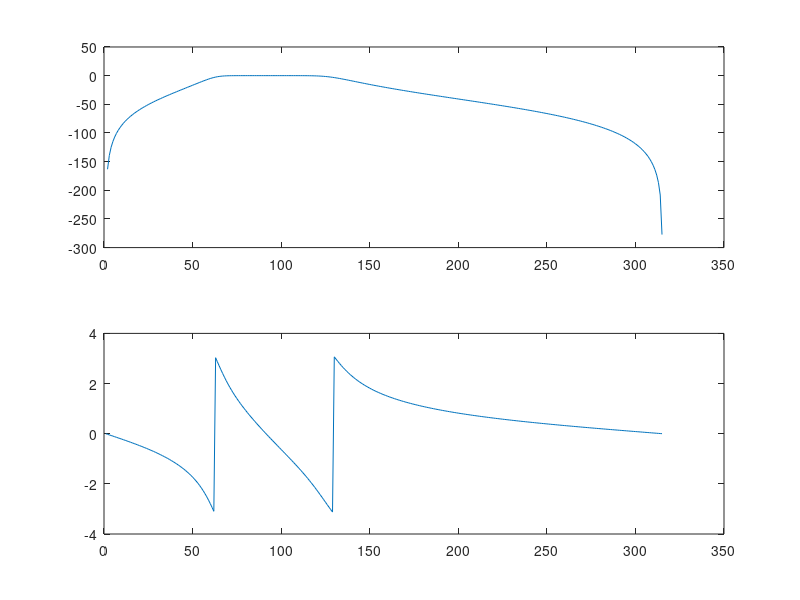

Here is the MATLAB script that generated this plot:
alphap = 2;
alphas=20;
wp = [.2*pi , .4*pi];
ws = [.1*pi , .5*pi];

[n, wn] = buttord(wp/pi , ws/pi , alphap,alphas);

[b ,a] = butter(n,wn);

w = 0:0.01:pi;

[h,_]=freqz(b,a,w);
mag =20*log10(abs(h));
subplot(2,1,1);
plot(mag);

an= angle(h);
subplot(2,1,2);
plot(an);


disp(b);
disp(a);